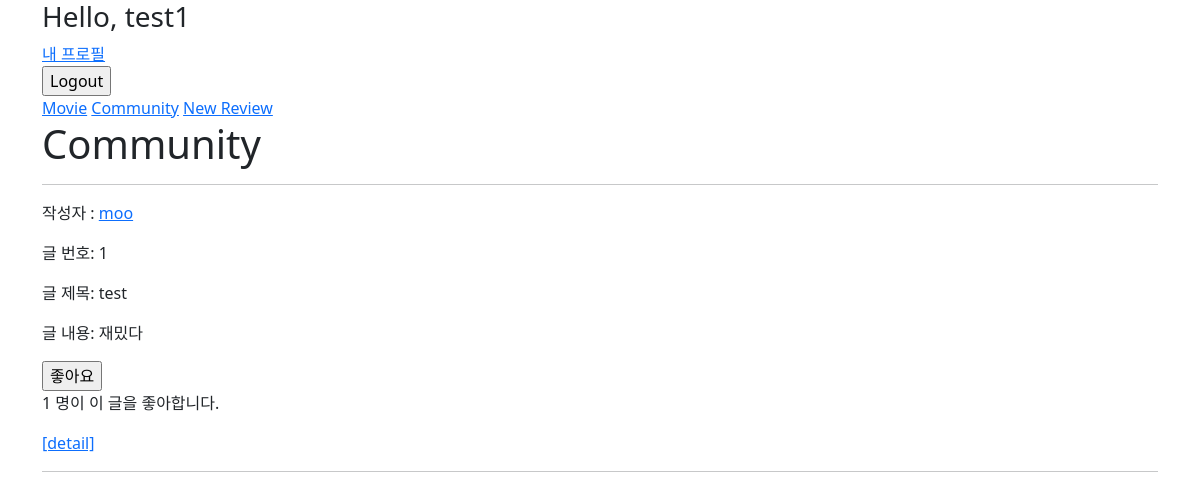
Page /community/ (signed in) on the committed database.
### community/models.py (models this page shows)
class Review(models.Model):
    title = models.CharField(max_length=100)
    movie_title = models.CharField(max_length=50)
    rank = models.IntegerField()
    content = models.TextField()
    created_at = models.DateTimeField(auto_now_add=True)
    updated_at = models.DateTimeField(auto_now=True)
    user = models.ForeignKey(settings.AUTH_USER_MODEL, on_delete=models.CASCADE)
    like_users = models.ManyToManyField(settings.AUTH_USER_MODEL, related_name='like_reviews')

### accounts/models.py (models this page shows)
class User(AbstractUser):
    followings = models.ManyToManyField('self', symmetrical=False, related_name='followers')

### community/views.py (the view)
# urls.py: path('', views.index, name='index'),
@require_GET
def index(request):
    reviews = Review.objects.order_by('-pk')
    context = {
        'reviews': reviews,
    }
    return render(request, 'community/index.html', context)

### community/templates/community/index.html (shortened to what this page needs)
{% extends 'base.html' %}
{% block content %}
  <h1>Community</h1>
  <hr>
  {% for review in reviews %}
    <p>작성자 : <a href="{% url 'accounts:profile' review.user.username %}">{{ review.user }}</a></p>
    <p>글 번호: {{ review.pk }}</p>
    <p>글 제목: {{ review.title }}</p>
    <p>글 내용: {{ review.content }}</p>
    <div>
      <form class="like-forms" data-review-id="{{ review.pk }}">
        {% if request.user in review.like_users.all %}
          <input type="submit" value="좋아요 취소" id="like-{{ review.pk }}">
        {% else %}
          <input type="submit" value="좋아요" id="like-{{ review.pk }}">
        {% endif %}
      </form>
    </div>
    <p>
      <span id="like-count" >{{ review.like_users.all|length }}</span> 명이 이 글을 좋아합니다.
    </p>
    <a href="{% url 'community:detail' review.pk %}">[detail]</a>
    <hr>
  {% endfor %}
{% endblock %}

### rows in the picture
Review: user "moo", pk "1", title "test", content "재밌다", like_users.all|length "1"
